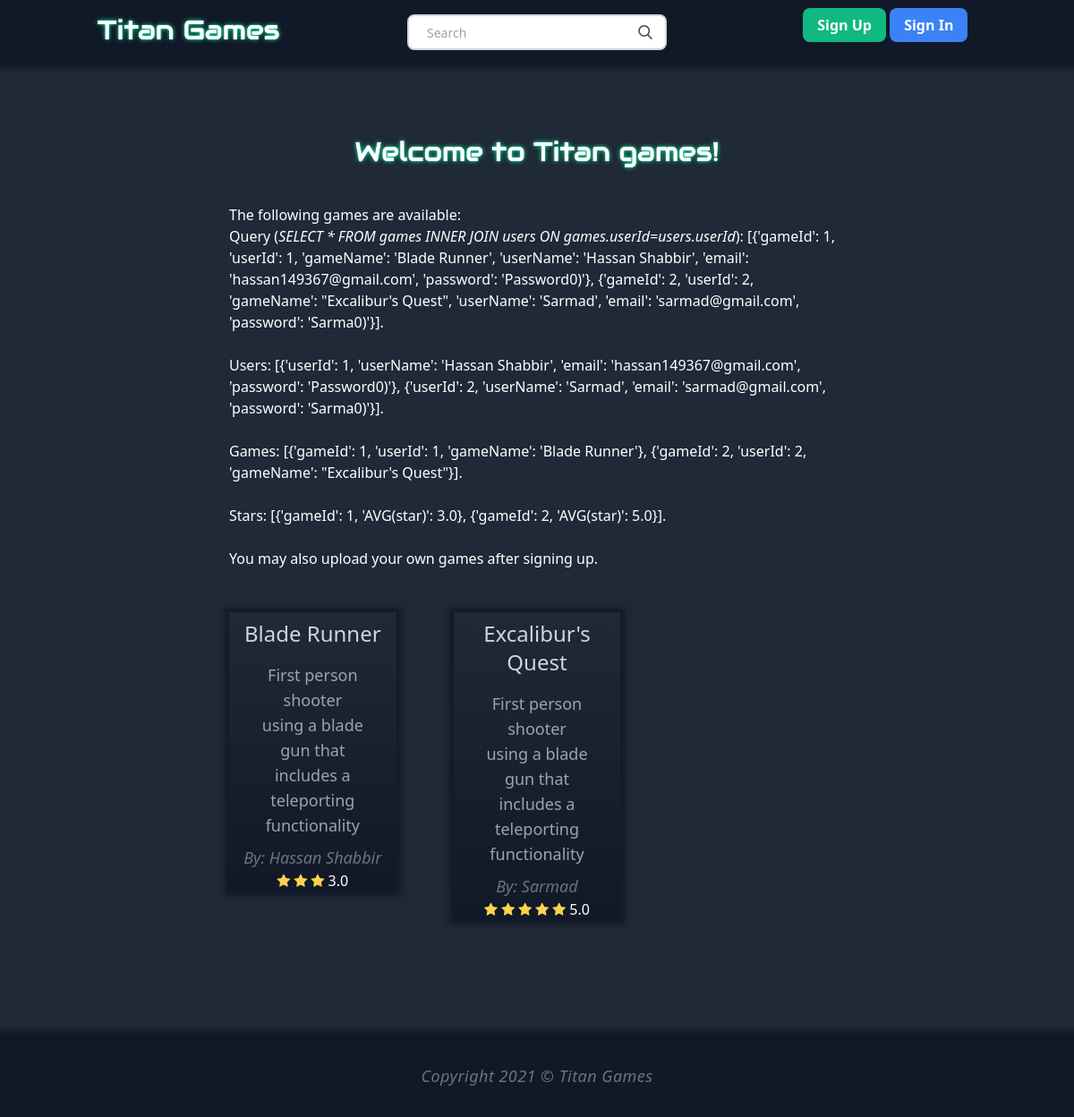
The page / on the database its author committed.
### tables this page shows
CREATE TABLE games (
  gameId INTEGER PRIMARY KEY AUTOINCREMENT,
	userId INTEGER,
	gameName TEXT NOT NULL,
  FOREIGN KEY(userId) REFERENCES users(userId)
);

CREATE TABLE users (
  userId INTEGER PRIMARY KEY AUTOINCREMENT,
  userName TEXT NOT NULL,
  email TEXT UNIQUE NOT NULL,
  password TEXT NOT NULL
);

### app.py (the view)
@app.route("/")
def home_page():
    users = query_db('SELECT * FROM users')
    games = query_db('SELECT * FROM games')
    stars = query_db('SELECT gameId, AVG(star) FROM stars GROUP BY gameId')
    query = query_db('SELECT * FROM games INNER JOIN users ON games.userId=users.userId')
    return render_template('index.html', users=users, games=games, stars=stars, query=query)

### app.py (called while the page is built)
def get_db():
    db = getattr(g, '_database', None)
    if db is None:
        db = g._database = sqlite3.connect(DATABASE)
    def make_dicts(cursor, row):
        return dict((cursor.description[idx][0], value)
                    for idx, value in enumerate(row))
    db.row_factory = make_dicts
    return db

def query_db(query, args=(), one=False):
    cur = get_db().execute(query, args)
    rv = cur.fetchall()
    cur.close()
    return (rv[0] if rv else None) if one else rv

@app.teardown_appcontext
def close_connection(exception):
    db = getattr(g, '_database', None)
    if db is not None:
        db.close()

### templates/index.html (shortened to what this page needs)
{% extends "base.html" %}
{% block head %}
  {{ super() }}
{% endblock %}
{% block content %}
  <div class="mx-64" style="">
    <div class="">
      {% if 'user' in session and session['user'] %}
			  <h2 class="title text-3xl text-center mb-10">Welcome to Titan games {{session['user']['userName']}}!</h2>
			{% else %}
			  <h2 class="title text-3xl text-center mb-10">Welcome to Titan games!</h2>
      {% endif %}
			<p class="card-text">The following games are available:<br>
				Query (<em>SELECT * FROM games INNER JOIN users ON games.userId=users.userId</em>): {{query}}.  <br> <br>
				Users: {{users}}.  <br> <br>
				Games: {{games}}.  <br> <br>
				Stars: {{stars}}.  <br> <br>
				You may also upload your own games after signing up.
			</p>
				<div class="grid grid-cols-3 text-center gap-x-16">
				{% for item in query %}
					<a href="/play_game/{{item['gameId']}}">
						<div class="bg-gradient-to-t from-gray-900 to-gray-800 shadow-outline my-12" style="box-shadow: 0 0 6px 5px rgba(17,24,39,0.9);">
							<p class="text-gray-300 text-2xl my-2">{{item['gameName']}}</p>
							<p class="text-gray-400 text-lg max-w-sm px-9 py-2">First person shooter using a blade gun that includes a teleporting functionality</p>
							<p class="text-lg text-gray-500 italic">By: {{item['userName']}}</p>
							<p>
							{% for star in stars %}
								{% if star['gameId'] == item['gameId'] %}
									{% for i in range(star['AVG(star)'] | int()) %}
										<span class="fa fa-star text-yellow-300"></span>
									{% endfor %}
									{{star['AVG(star)']}}
								{% endif %}
							{% endfor %}
							</p>
						</div>
					</a>
				{% endfor %}
				</div>
    </div>
  </div>
{% endblock %}

### templates/base.html (shortened to what this page needs)
<!DOCTYPE html>
<html lang="en">
<head>
	{% block head %}
	<link href="https://unpkg.com/tailwindcss@^2/dist/tailwind.min.css" rel="stylesheet">
<link rel="stylesheet" href="https://cdnjs.cloudflare.com/ajax/libs/font-awesome/4.7.0/css/font-awesome.min.css">
	{% endblock %}
</head>
<body class="text-white bg-gray-800 flex flex-col min-h-full">
	<div class="grid grid-cols-3 content-center text-center bg-gray-900 p-4 text-white mb-20" style="box-shadow: 0 0 6px 5px rgba(17,24,39,0.9);">
		<a class="title text-3xl" href="/">Titan Games</a>
	  <form class="relative mx-auto text-gray-600" method="post" action="/index.html">
			<input class="border-2 border-gray-300 bg-white h-10 px-5 pr-16 rounded-lg text-sm focus:outline-none" type="search" name="search" placeholder="Search">
			<button type="submit" class="absolute right-0 top-0 mt-3 mr-4">
			</button>
		</form>
		<div class="">
			{% if 'user' in session %}
			<a class="bg-green-500 font-bold py-2 px-4 rounded-lg" href="/user">Upload Game</a>
			<a class="bg-yellow-400 text-gray-900 font-bold py-2 px-4 rounded-lg" href="/logout">Log Out</a>
			{% else %}
			<a class="bg-green-500 font-bold py-2 px-4 rounded-lg" href="signup">Sign Up</a>
			<a class="bg-blue-500 font-bold py-2 px-4 rounded-lg" href="signin">Sign In</a>
			{% endif %}
		</div>
	</div>
	{% block content %} {% endblock %}
	<footer class="text-lg bg-gray-900 text-gray-500 text-center tracking-wide italic p-8 mt-20" style="box-shadow: 0 0 6px 5px rgba(17,24,39,0.9);">
		Copyright 2021 &copy; Titan Games
	</footer>
</body>
</html>

### templates/base.html (style rules this page uses)
.title { text-shadow: 3px 3px #111827; font-family: 'Audiowide', sans-serif; text-shadow: 0 0 1px #fff, 0 0 5px #0fa; }
input { color: #333; border-radius: 0.25rem; padding: 0.3rem; }

### rows shown on the page
games: gameName "Blade Runner", userName "Hassan Shabbir", star "3.0"
games: gameName "Excalibur's Quest", userName "Sarmad", star "5.0"

### other values the page prints
{{ users }} "[{'userId': 1, 'userName': 'Hassan Shabbir', 'email': 'hassan149367@gmail.com', 'password': 'Password0)'}, {'userId': 2, 'userName': 'Sarmad', 'email': 'sarmad@gmail.com', 'password': 'Sarma0)'}]"
{{ games }} "[{'gameId': 1, 'userId': 1, 'gameName': 'Blade Runner'}, {'gameId': 2, 'userId': 2, 'gameName': \"Excalibur's Quest\"}]"
{{ stars }} "[{'gameId': 1, 'AVG(star)': 3.0}, {'gameId': 2, 'AVG(star)': 5.0}]"
